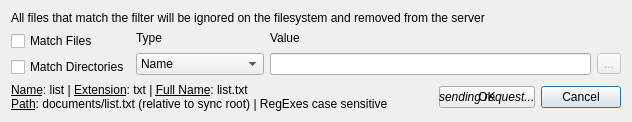
<?xml version="1.0" encoding="UTF-8"?>
<ui version="4.0">
 <class>QtFilterDialog</class>
 <widget class="QDialog" name="QtFilterDialog">
  <property name="geometry">
   <rect>
    <x>0</x>
    <y>0</y>
    <width>572</width>
    <height>115</height>
   </rect>
  </property>
  <property name="sizePolicy">
   <sizepolicy hsizetype="Fixed" vsizetype="Fixed">
    <horstretch>0</horstretch>
    <verstretch>0</verstretch>
   </sizepolicy>
  </property>
  <property name="windowTitle">
   <string>Edit Filter</string>
  </property>
  <property name="windowIcon">
   <iconset resource="qtClient.qrc">
    <normaloff>:/Resources/icon.png</normaloff>:/Resources/icon.png</iconset>
  </property>
  <layout class="QGridLayout" name="gridLayout">
   <item row="0" column="0" colspan="8">
    <widget class="QLabel" name="label_4">
     <property name="text">
      <string>All files that match the filter will be ignored on the filesystem and removed from the server</string>
     </property>
    </widget>
   </item>
   <item row="1" column="0" rowspan="2">
    <widget class="QCheckBox" name="filesBox">
     <property name="text">
      <string>Match Files</string>
     </property>
     <property name="icon">
      <iconset resource="qtClient.qrc">
       <normaloff>:/Resources/file.png</normaloff>:/Resources/file.png</iconset>
     </property>
    </widget>
   </item>
   <item row="1" column="1">
    <widget class="QLabel" name="label">
     <property name="text">
      <string>Type</string>
     </property>
    </widget>
   </item>
   <item row="1" column="2" colspan="6">
    <widget class="QLabel" name="label_2">
     <property name="text">
      <string>Value</string>
     </property>
    </widget>
   </item>
   <item row="2" column="1" rowspan="2">
    <widget class="QComboBox" name="typeBox">
     <item>
      <property name="text">
       <string>Name</string>
      </property>
     </item>
     <item>
      <property name="text">
       <string>Extension</string>
      </property>
     </item>
     <item>
      <property name="text">
       <string>Full Name</string>
      </property>
     </item>
     <item>
      <property name="text">
       <string>Path</string>
      </property>
     </item>
     <item>
      <property name="text">
       <string>Name (regex)</string>
      </property>
     </item>
     <item>
      <property name="text">
       <string>Extension (regex)</string>
      </property>
     </item>
     <item>
      <property name="text">
       <string>Full Name (regex)</string>
      </property>
     </item>
     <item>
      <property name="text">
       <string>Path (regex)</string>
      </property>
     </item>
    </widget>
   </item>
   <item row="2" column="2" rowspan="2" colspan="5">
    <widget class="QLineEdit" name="valueEdit"/>
   </item>
   <item row="2" column="7" rowspan="2">
    <widget class="QToolButton" name="browseButton">
     <property name="enabled">
      <bool>false</bool>
     </property>
     <property name="text">
      <string>...</string>
     </property>
    </widget>
   </item>
   <item row="3" column="0">
    <widget class="QCheckBox" name="directoriesBox">
     <property name="text">
      <string>Match Directories</string>
     </property>
     <property name="icon">
      <iconset resource="qtClient.qrc">
       <normaloff>:/Resources/directory.png</normaloff>:/Resources/directory.png</iconset>
     </property>
    </widget>
   </item>
   <item row="4" column="0" colspan="3">
    <widget class="QLabel" name="label_3">
     <property name="text">
      <string>&lt;u&gt;Name&lt;/u&gt;: list | &lt;u&gt;Extension&lt;/u&gt;: txt | &lt;u&gt;Full Name&lt;/u&gt;: list.txt&lt;br&gt;&lt;u&gt;Path&lt;/u&gt;: documents/list.txt (relative to sync root) | RegExes case sensitive</string>
     </property>
    </widget>
   </item>
   <item row="4" column="6" colspan="2">
    <widget class="QPushButton" name="cancelButton">
     <property name="text">
      <string>Cancel</string>
     </property>
    </widget>
   </item>
   <item row="4" column="5">
    <layout class="QGridLayout">
     <property name="leftMargin">
      <number>0</number>
     </property>
     <property name="topMargin">
      <number>0</number>
     </property>
     <property name="rightMargin">
      <number>0</number>
     </property>
     <property name="bottomMargin">
      <number>0</number>
     </property>
     <item row="0" column="0">
      <widget class="QPushButton" name="okButton">
       <property name="text">
        <string>OK</string>
       </property>
      </widget>
     </item>
     <item row="0" column="0">
      <widget class="QLabel" name="sendLabel">
       <property name="text">
        <string>&lt;i&gt;sending request...&lt;/i&gt;</string>
       </property>
      </widget>
     </item>
    </layout>
   </item>
  </layout>
 </widget>
 <tabstops>
  <tabstop>filesBox</tabstop>
  <tabstop>directoriesBox</tabstop>
  <tabstop>typeBox</tabstop>
  <tabstop>valueEdit</tabstop>
  <tabstop>browseButton</tabstop>
  <tabstop>okButton</tabstop>
  <tabstop>cancelButton</tabstop>
 </tabstops>
 <resources>
  <include location="qtClient.qrc"/>
 </resources>
 <connections>
  <connection>
   <sender>okButton</sender>
   <signal>clicked()</signal>
   <receiver>QtFilterDialog</receiver>
   <slot>accept()</slot>
   <hints>
    <hint type="sourcelabel">
     <x>278</x>
     <y>253</y>
    </hint>
    <hint type="destinationlabel">
     <x>96</x>
     <y>254</y>
    </hint>
   </hints>
  </connection>
  <connection>
   <sender>cancelButton</sender>
   <signal>clicked()</signal>
   <receiver>QtFilterDialog</receiver>
   <slot>reject()</slot>
   <hints>
    <hint type="sourcelabel">
     <x>369</x>
     <y>253</y>
    </hint>
    <hint type="destinationlabel">
     <x>179</x>
     <y>282</y>
    </hint>
   </hints>
  </connection>
 </connections>
</ui>
